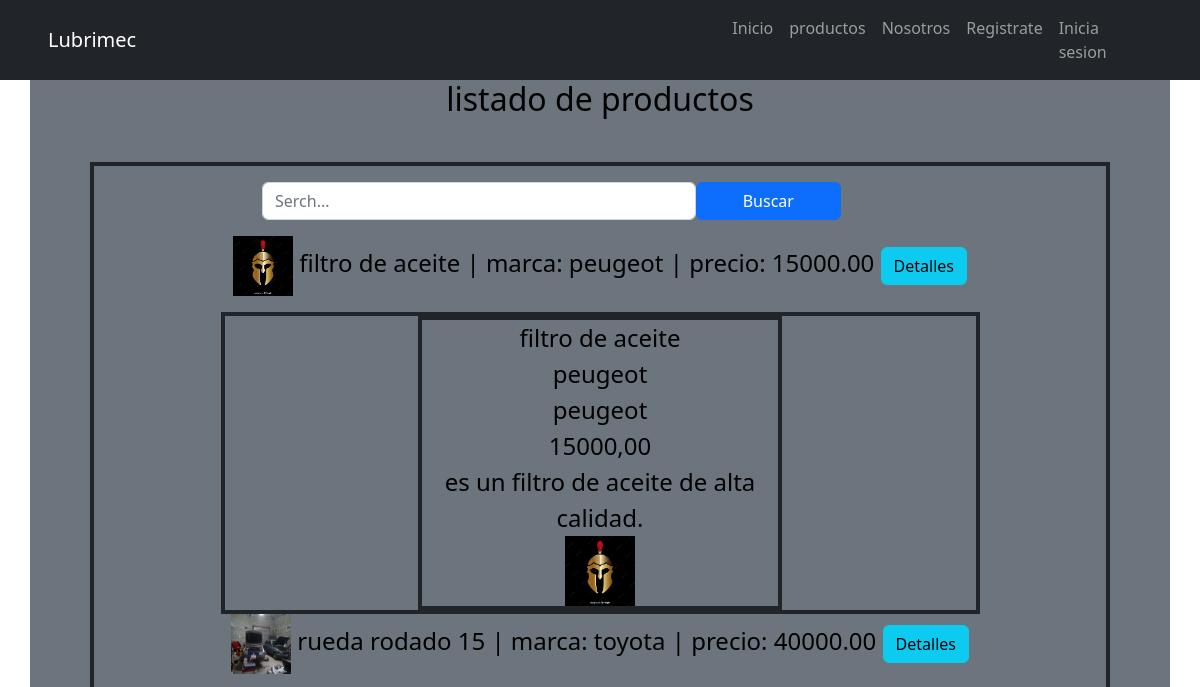
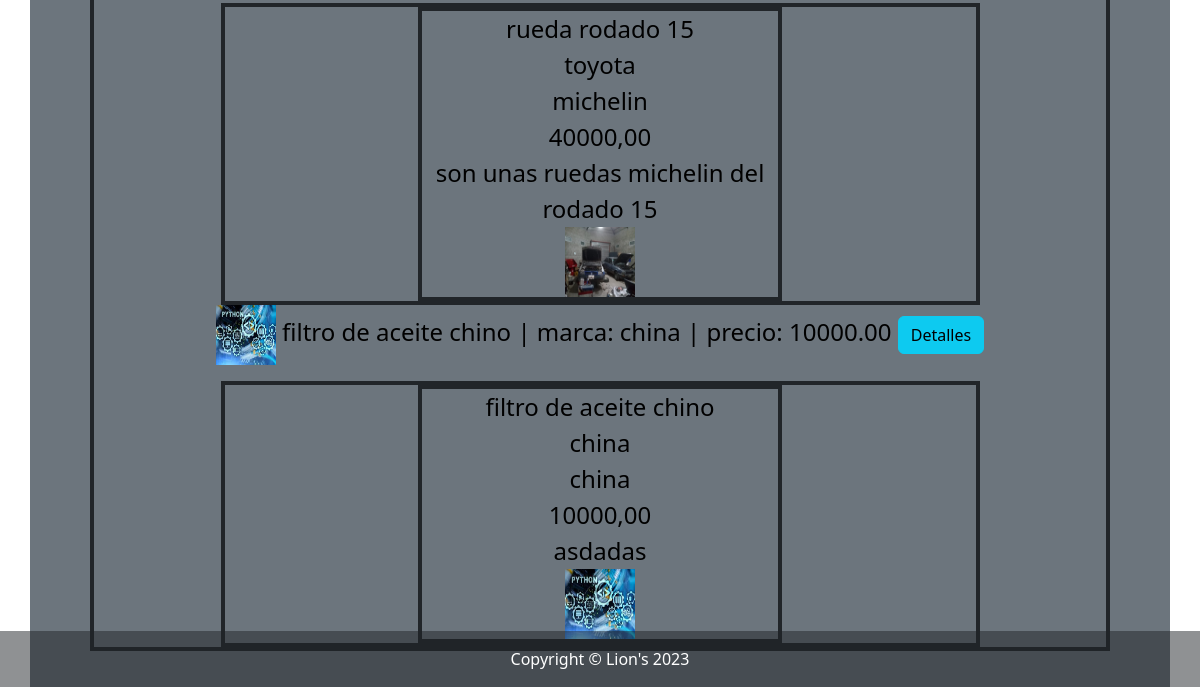
Before: /productos/productos/ with the older database file (2 pictures, top to bottom).
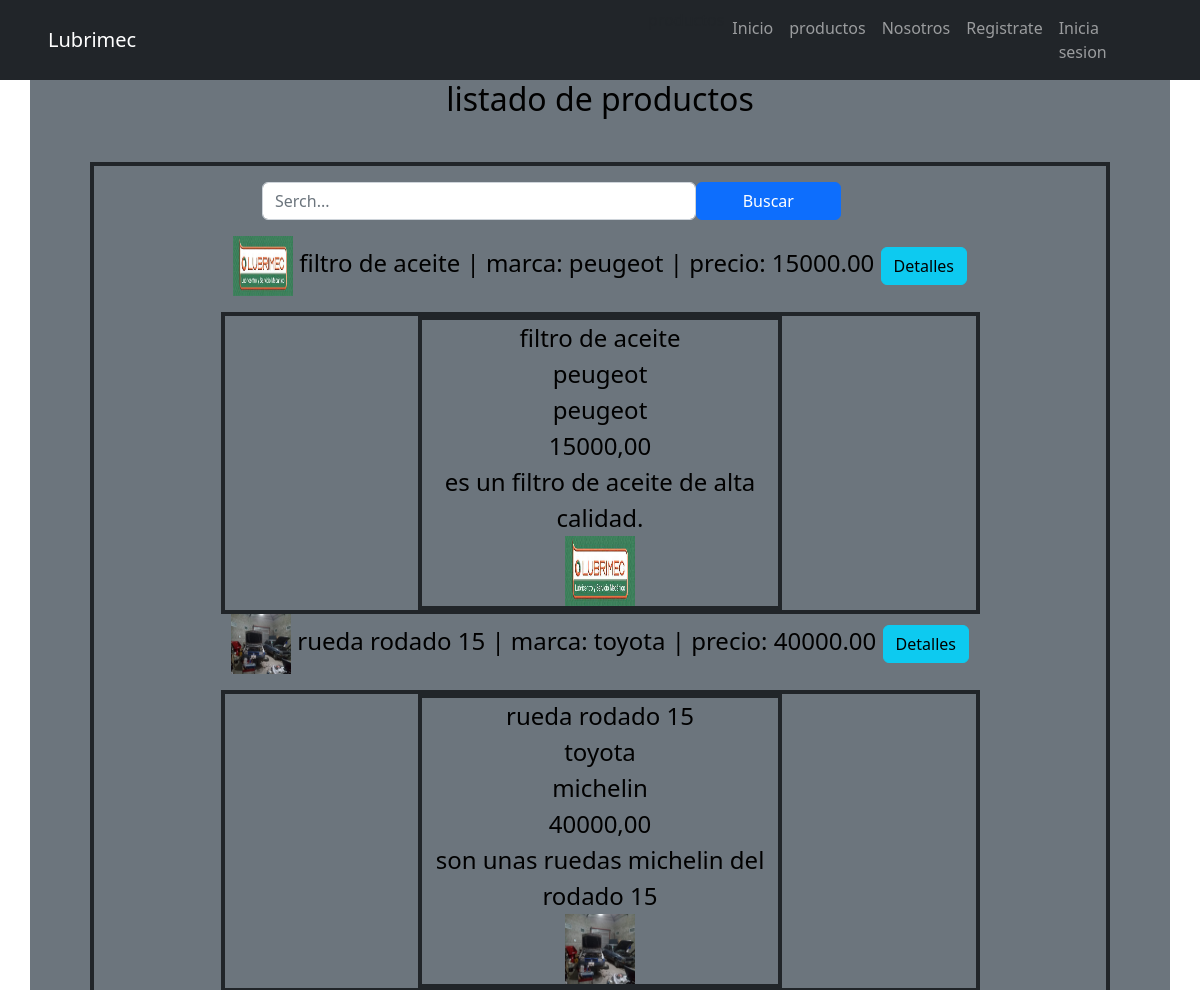
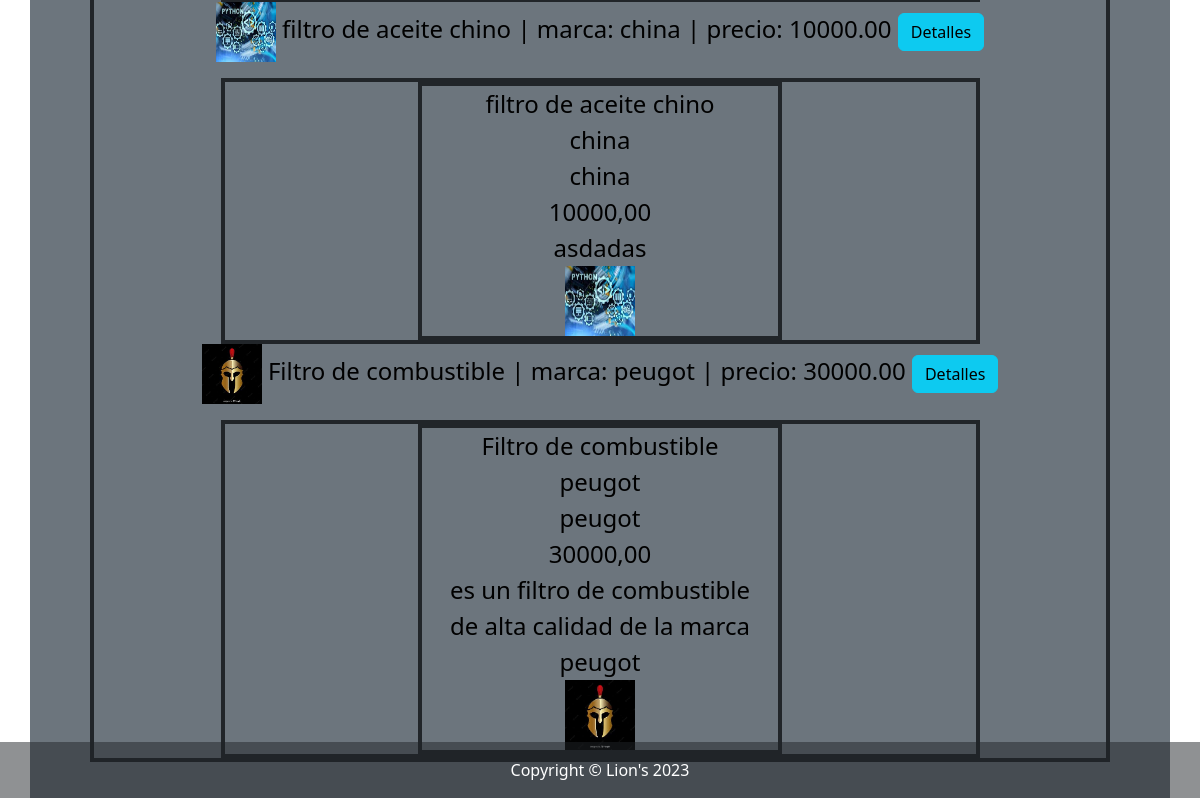
After: the same page with the newer database file (2 pictures, top to bottom).
### apps/productos/models.py (models this page shows)
class ProductoModel(models.Model):
    nombre= models.CharField(max_length=250, blank=False, null=False)
    marca= models.CharField(max_length=250, blank=False, null=False,)
    proveedor= models.CharField(max_length=250, blank=False, null=False,)
    precio= models.DecimalField(max_digits=10, decimal_places=2, default=0,)
    descripcion= models.TextField(max_length=250, blank=True, null=True,)
    imagen= models.ImageField(upload_to= "img_producto", blank= False, null= False)
    def __str__(self) -> str:
        return f"{self.nombre} | marca: {self.marca} | precio: {self.precio}"
    class Meta:
        app_label = "productos"

### apps/productos/views.py (the view)
# urls.py: path("productos/", views.VerProductos, name= "lista_de_productos"),
def VerProductos(request):
    productos= ProductoModel.objects.all()
    context= {"object_list": productos}
    return render(request, "productos/productos_show.html", context)

### apps/productos/templates/productos/productos_show.html (shortened to what this page needs)
{% extends 'home/index.html' %}
{% block CONTENIDO_INDEX %}
    <div
        {% if user.is_staff %}
            class= "container fs-4 fw-medium bg-dark text-center text-bg-primary"
        {% else %}
            class= "container fs-4 fw-medium bg-secondary text-center text-bg-info"
        {% endif %}>
        <h2>listado de productos</h2>
        <br>
        <div
            {% if user.is_staff %}
                class= "border border-4 border-warning mx-5"
            {% else %}
                class= "border border-4 border-dark mx-5 "
            {% endif %}>
            {% include 'productos/SearchProducto.html' %}
            {% if object_list %}
                {% for obj in object_list %}
                    <img height="60px" width="60px" src="{{ obj.imagen.url }}" alt=" ">  {{obj}}
                    {% include 'home/slider.html' with titulo="Detalles" SliderId=obj.id cuerpo=obj%}
                {% endfor %}
            {% else %}
                <p>No hay elementos disponibles</p>
            {% endif %}
        </div>
        <br>
    </div>
{% endblock CONTENIDO_INDEX %}

### apps/home/templates/home/index.html (shortened to what this page needs)
{% load static %}
<!DOCTYPE html>
<html lang="es">
    <head>
        <link href="{% static 'home/css/styles.css' %}" rel="stylesheet" />
    </head>
    <body>
        {% include 'home/nav_var.html' %}
           {% block CONTENIDO_INDEX %}{% endblock CONTENIDO_INDEX %}
        {% include 'home/footer.html' %}
    </body>
</html>

### apps/home/templates/home/nav_var.html (shortened to what this page needs)
<nav class="navbar navbar-expand-lg navbar-dark bg-dark sticky-top">
    <div class="container px-5">
    <a class="navbar-brand " href="/">Lubrimec</a>
    </div>
    <div class="container px-5 ">
        <div class="collapse navbar-collapse" id="navbarSupportedContent">
            <ul class="navbar-nav ms-auto mb-2 mb-lg-0"> productos
                <li class="nav-item"><a class="nav-link {% if  request.path == "/"%}active{% endif %}" href="/">Inicio</a></li>
                <li class="nav-item"><a class="nav-link {% if  request.path == "/productos/"%}active{% endif %}" href={% url 'apps.productos:lista_de_productos' %}  >productos</a></li>
                {% if user.is_authenticated %}
                    {% if user.is_staff %}
                        <li class="nav-item"><a class="nav-link {% if  request.path == "/admin/"%}active{% endif %}" href="/admin/">admin</a></li>
                    {% else %}
                        <li class="nav-item"><a class="nav-link {% if  request.path == "/about/"%}active{% endif %}" href={% url 'home:about' %}>Nosotros</a></li>
                    {% endif %}
                    <li class="nav-item"><a class="nav-link {% if  request.path == "/reservas/"%}active{% endif %}" href={% url 'apps.register:Reservar' %} >Reservar</a></li>
                    <li class="nav-item"><a class="nav-link text-bg-info" href="/perfil/">{{user.username}} </a></li>
                    <li class="nav-item"><a class="nav-link text-danger {% if  request.path == "/logout/"%}active{% endif %}" href="/logout/">Logout</a></li>
                {% else %}
                    <li class="nav-item"><a class="nav-link {% if  request.path == "/about/"%}active{% endif %}" href={% url 'home:about' %}>Nosotros</a></li>
                    <li class="nav-item"><a class="nav-link {% if  request.path == "/register/"%}active{% endif %}" href={% url 'apps.register:Register' %} >Registrate</a></li>
                    <li class="nav-item"><a class="nav-link {% if  request.path == "/login/"%}active{% endif %}" href={% url 'apps.register:Login' %} >Inicia sesion</a></li>
                {% endif %}
            </ul>
        </div>
    </div>
</nav>

### apps/productos/templates/productos/SearchProducto.html (shortened to what this page needs)
    <div class="container text-center mx-5 ">
        <form class= "mx-5" action="/productos/buscar/" method="GET">
            <div class="container row my-3 mx-5">
                <input class="form-control w-50 dropup-center col-10" type="text" name="BuscarProductos" id="BuscarProductos" placeholder= "Serch...">
                <input class="btn btn-primary col-2" type="submit" value="Buscar">
            </div>
        </form>
    </div>

### apps/home/templates/home/slider.html (shortened to what this page needs)
<button class="btn btn-info" type="button" data-bs-toggle="collapse" data-bs-target="#slider{{SliderId}}" aria-expanded="false" aria-controls="collapseExample">
    {{titulo}}
</button>
<div class="">
    <div class="container border border-dark w-75 text-center">
        <div class="container border {% if  user.is_staff%}border-warning {% else %}border-dark{% endif %} w-50 text-center">
            {{cuerpo.nombre}}<br>
            {{cuerpo.marca}}<br>
            {{cuerpo.proveedor}}<br>
            {{cuerpo.precio}}<br>
            {{cuerpo.descripcion}}<br>
            <img class="mx-auto d-block" height="70px" width="70px" src="{{ obj.imagen.url }}" alt=" ">
        </div>
    </div>
</div>

### apps/home/templates/home/footer.html
<footer class="py-3 bg-dark bg-dark bg-opacity-50 fixed-bottom ">
    <div class="container px-4 px-lg-5"><p class="m-0 text-center text-white">Copyright &copy; Lion's 2023</p></div>
</footer>

Changed rows visible on the page:
changed ProductoModel "filtro de aceite | marca: peugeot | precio: 15000.00": imagen: a different picture
added ProductoModel: imagen (picture), nombre+marca+precio "Filtro de combustible | marca: peugot | precio: 30000.00", titulo "Detalles", nombre "Filtro de combustible", marca "peugot", proveedor "peugot", precio "30000,00", descripcion "es un filtro de combustible de alta calidad de la marca peugot"
